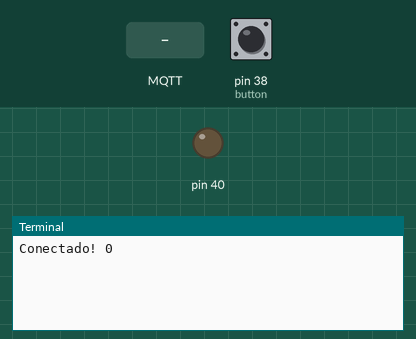
Recording of a program running on a simulated Raspberry Pi (header pin numbers). Parts: output pins drawn as LEDs (lit = HIGH), the last lines printed to the terminal. The test bench sets the inputs (shaded band); at power-on: pin 38 (button) LOW. No MQTT or app messages arrive unless stated.

Above: at 1.3 s.
1.4 s: MQTT message "b'hello'" arrives on the first subscribed topic
At 2.2 s:
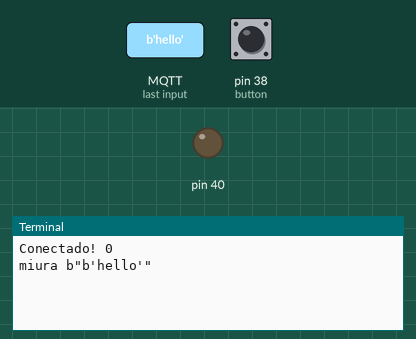
2.9 s: MQTT message "b'xau'" arrives on the first subscribed topic
At 3.4 s:
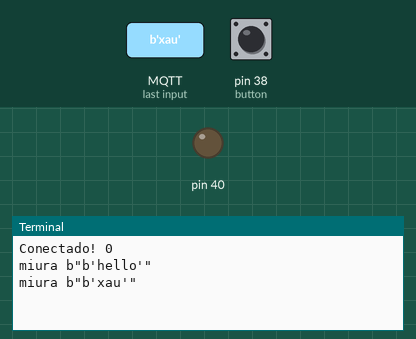
4.4 s: MQTT message "1" arrives on the first subscribed topic
At 5.7 s:
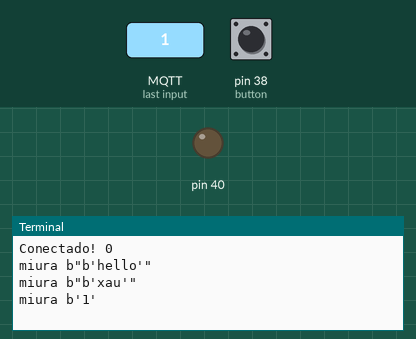

Measured:
- after the input at 1.4 s, the terminal: prints a new line at once (image 1)
- after the input at 2.9 s, the terminal: prints a new line at once (image 2)
- after the input at 4.4 s, the terminal: prints a new line at once (image 3)

The program:

yoyo.py
```python
# cont = 0

# if butao == 1:
#     if cont == 0:
#         botao.on
#         cont++
#     elif cont == 1:
#         botao.off
#         cont--

import paho.mqtt.client as mqtt
import RPi.GPIO as gpio
import time

gpio.setwarnings(False)
gpio.setmode(gpio.BOARD)

on = False
verificador = False

button = 38
gpio.setup(button, gpio.IN)

gpio.setup(40, gpio.OUT)

def on_connect(client, userdata, flags, rc):
    print(f"Conectado! {rc}")
    client.subscribe("miura")
    #client.publish("miura", payload = msg, qos = 0, retain = False)

def on_message(client, userdata, msg):
    print(msg.topic+" "+str(msg.payload))
    entrada = str(msg.payload)

    if entrada == "b'hello'":
        gpio.output(40, gpio.HIGH)
        print('acender')
    if entrada == "b'xau'":
        gpio.output(40, gpio.LOW)

client = mqtt.Client()
client.on_connect = on_connect
client.on_message = on_message
client.connect("10.21.174.80", 1883, 60)

client.loop_start()

while True:
    butao = gpio.input(button)

    # time.sleep(0.5)
    # print('oiiiii')

    if butao == 1:
        verificador = True
        #cont = cont + 1

    if butao == 0 and verificador == True:
        verificador = False
        if on == True:
            on = False
        else:
            on = True

    if on == True:
        client.publish("miura", payload = 'oi', qos = 0, retain = False)
    else:
        client.publish("miura", payload = 'tchau', qos = 0, retain = False)

    #msg = input('INPUT: \n')
    #client.publish("miura", payload = msg, qos = 0, retain = False)


client.loop_forever()
```
